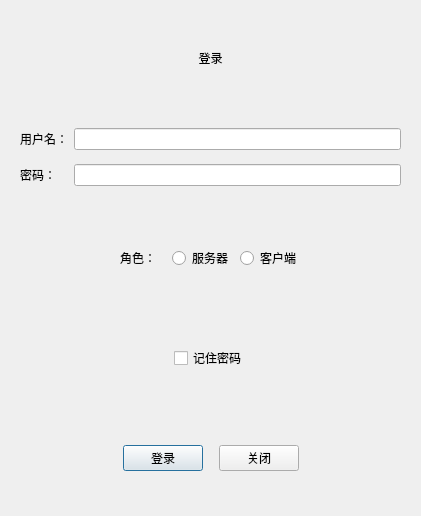
<?xml version="1.0" encoding="UTF-8"?>
<ui version="4.0">
 <class>Login</class>
 <widget class="QDialog" name="Login">
  <property name="geometry">
   <rect>
    <x>0</x>
    <y>0</y>
    <width>421</width>
    <height>516</height>
   </rect>
  </property>
  <property name="windowTitle">
   <string>Login</string>
  </property>
  <layout class="QVBoxLayout" name="verticalLayout">
   <item>
    <widget class="QLabel" name="label">
     <property name="text">
      <string>登录</string>
     </property>
     <property name="alignment">
      <set>Qt::AlignmentFlag::AlignCenter</set>
     </property>
    </widget>
   </item>
   <item>
    <widget class="QWidget" name="widget_2" native="true">
     <layout class="QGridLayout" name="gridLayout">
      <item row="0" column="0">
       <widget class="QLabel" name="label_2">
        <property name="text">
         <string>用户名：</string>
        </property>
       </widget>
      </item>
      <item row="1" column="0">
       <widget class="QLabel" name="label_3">
        <property name="text">
         <string>密码：</string>
        </property>
       </widget>
      </item>
      <item row="0" column="1">
       <widget class="QLineEdit" name="lineEdit"/>
      </item>
      <item row="1" column="1">
       <widget class="QLineEdit" name="lineEdit_2"/>
      </item>
     </layout>
    </widget>
   </item>
   <item>
    <widget class="QWidget" name="widget_3" native="true">
     <layout class="QHBoxLayout">
      <item>
       <spacer name="horizontalSpacer_2">
        <property name="orientation">
         <enum>Qt::Orientation::Horizontal</enum>
        </property>
        <property name="sizeHint" stdset="0">
         <size>
          <width>40</width>
          <height>20</height>
         </size>
        </property>
       </spacer>
      </item>
      <item>
       <widget class="QLabel" name="label_4">
        <property name="text">
         <string>角色：</string>
        </property>
       </widget>
      </item>
      <item>
       <spacer name="horizontalSpacer">
        <property name="orientation">
         <enum>Qt::Orientation::Horizontal</enum>
        </property>
        <property name="sizeType">
         <enum>QSizePolicy::Policy::Fixed</enum>
        </property>
        <property name="sizeHint" stdset="0">
         <size>
          <width>10</width>
          <height>20</height>
         </size>
        </property>
       </spacer>
      </item>
      <item>
       <widget class="QRadioButton" name="radioButton">
        <property name="text">
         <string>服务器</string>
        </property>
       </widget>
      </item>
      <item>
       <widget class="QRadioButton" name="radioButton_2">
        <property name="text">
         <string>客户端</string>
        </property>
       </widget>
      </item>
      <item>
       <spacer name="horizontalSpacer_3">
        <property name="orientation">
         <enum>Qt::Orientation::Horizontal</enum>
        </property>
        <property name="sizeHint" stdset="0">
         <size>
          <width>40</width>
          <height>20</height>
         </size>
        </property>
       </spacer>
      </item>
     </layout>
    </widget>
   </item>
   <item>
    <widget class="QWidget" name="widget_4" native="true">
     <layout class="QHBoxLayout" name="horizontalLayout">
      <item>
       <spacer name="horizontalSpacer_4">
        <property name="orientation">
         <enum>Qt::Orientation::Horizontal</enum>
        </property>
        <property name="sizeHint" stdset="0">
         <size>
          <width>40</width>
          <height>20</height>
         </size>
        </property>
       </spacer>
      </item>
      <item>
       <widget class="QCheckBox" name="checkBox">
        <property name="text">
         <string>记住密码</string>
        </property>
       </widget>
      </item>
      <item>
       <spacer name="horizontalSpacer_5">
        <property name="orientation">
         <enum>Qt::Orientation::Horizontal</enum>
        </property>
        <property name="sizeHint" stdset="0">
         <size>
          <width>40</width>
          <height>20</height>
         </size>
        </property>
       </spacer>
      </item>
     </layout>
    </widget>
   </item>
   <item>
    <widget class="QWidget" name="widget" native="true">
     <layout class="QHBoxLayout" name="horizontalLayout_2">
      <item>
       <spacer name="horizontalSpacer_6">
        <property name="orientation">
         <enum>Qt::Orientation::Horizontal</enum>
        </property>
        <property name="sizeType">
         <enum>QSizePolicy::Policy::Expanding</enum>
        </property>
        <property name="sizeHint" stdset="0">
         <size>
          <width>4</width>
          <height>20</height>
         </size>
        </property>
       </spacer>
      </item>
      <item>
       <widget class="QPushButton" name="pushButton">
        <property name="text">
         <string>登录</string>
        </property>
       </widget>
      </item>
      <item>
       <spacer name="horizontalSpacer_7">
        <property name="orientation">
         <enum>Qt::Orientation::Horizontal</enum>
        </property>
        <property name="sizeType">
         <enum>QSizePolicy::Policy::Fixed</enum>
        </property>
        <property name="sizeHint" stdset="0">
         <size>
          <width>10</width>
          <height>20</height>
         </size>
        </property>
       </spacer>
      </item>
      <item>
       <widget class="QPushButton" name="pushButton_2">
        <property name="text">
         <string>关闭</string>
        </property>
       </widget>
      </item>
      <item>
       <spacer name="horizontalSpacer_8">
        <property name="orientation">
         <enum>Qt::Orientation::Horizontal</enum>
        </property>
        <property name="sizeHint" stdset="0">
         <size>
          <width>40</width>
          <height>20</height>
         </size>
        </property>
       </spacer>
      </item>
     </layout>
    </widget>
   </item>
  </layout>
 </widget>
 <resources/>
 <connections/>
</ui>
